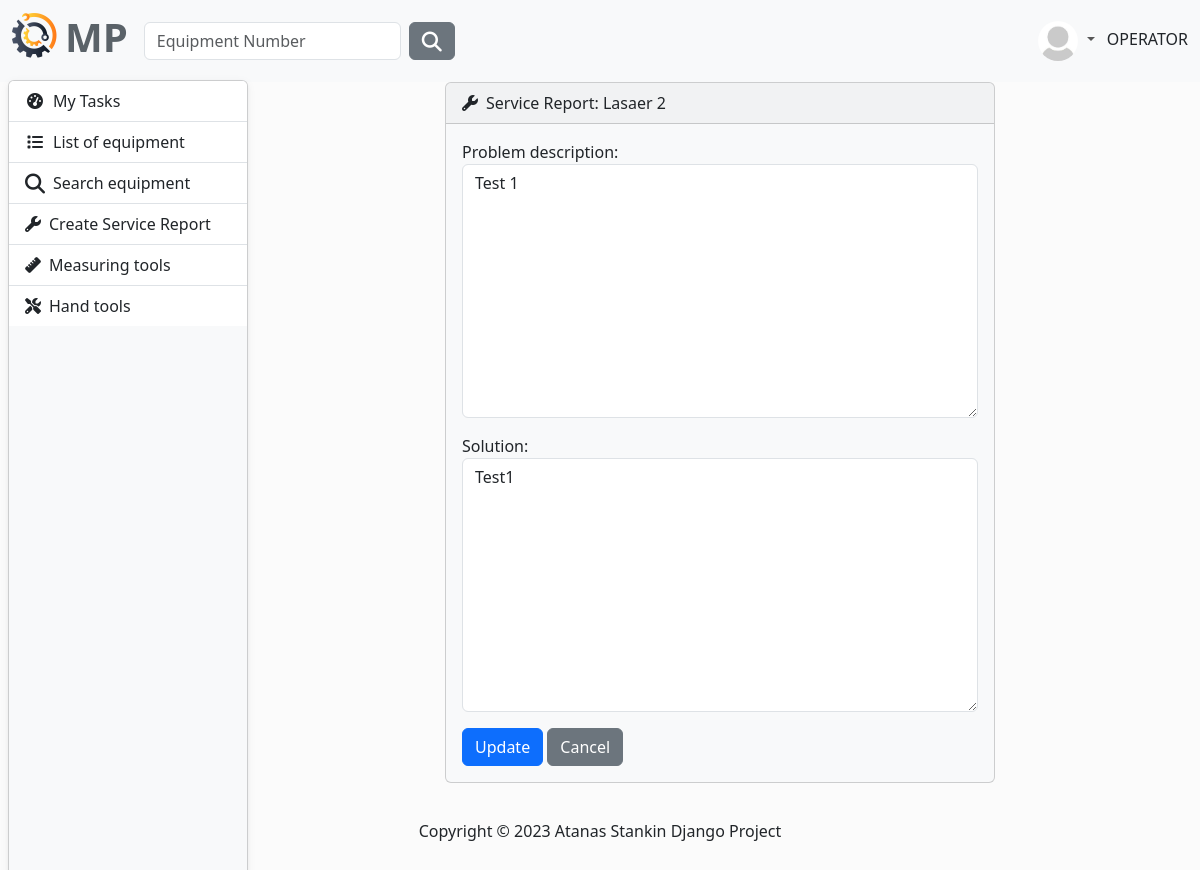
The app's page /service-history/report/update/3/ (signed in) with its own data.
### MaintenancePlanner/accounts/models.py (models this page shows, shortened)
class AppUser(AbstractUser, PermissionsMixin):
    first_name = models.CharField(
        max_length=30,
        validators=[
            MinLengthValidator(2),
            user_name_validator,
        ]
    )
    last_name = models.CharField(
        max_length=30,
        validators=[
            MinLengthValidator(2),
            user_name_validator,
        ]
    )
    email = models.EmailField(unique=True)
    class Role(models.TextChoices):
        MANAGER = "MANAGER", 'Manager'
        SUPERVISOR = "SUPERVISOR", 'Supervisor'
        OPERATOR = "OPERATOR", 'Operator'
    role = models.CharField(max_length=50, choices=Role.choices)

class Profile(models.Model):
    user = models.OneToOneField(AppUser, on_delete=models.CASCADE)
    image = models.ImageField(
        default='images/default.jpg',
        null=True,
        blank=True,
        upload_to='images/'
    )

### MaintenancePlanner/service_history/models.py (models this page shows)
class ServiceHistory(models.Model):
    created_on = models.DateTimeField(default=timezone.now)
    equipment = models.ForeignKey(
        to=Equipment,
        on_delete=models.CASCADE,
    )
    technician = models.ForeignKey(UserModel, on_delete=models.CASCADE)
    problem_description = models.TextField()
    solution = models.TextField()

### MaintenancePlanner/equipment/models.py (models this page shows)
class Equipment(models.Model):
    description = models.CharField(
        max_length=30,
        validators=[equipment_name_validator],
    )
    type = models.CharField(
        max_length=30,
        choices=TYPE_OF_EQUIPMENT
    )
    acquisition_date = models.DateField(
        blank=True,
        null=True,
        verbose_name='Acquisition Date',
    )
    acquisition_value = models.FloatField(
        blank=True,
        null=True,
        verbose_name='Acquisition Value',
    )
    currency_code = models.CharField(
        max_length=10,
        choices=CURRENCY_CHOICES,
        default='EUR',
    )
    year_of_manufacture = models.PositiveIntegerField(
        verbose_name='Year of Manufacture',
        null=True,
        blank=True,
    )
    manufacturer = models.CharField(
        max_length=30,
        blank=True,
        null=True,
    )
    model_number = models.CharField(
        max_length=30,
        blank=True,
        null=True,
        verbose_name='Model Number'
    )
    part_number = models.CharField(
        max_length=30,
        blank=True,
        null=True,
        verbose_name='Manufacturer Part Number',
    )
    serial_number = models.CharField(
        max_length=30,
        blank=True,
        null=True,
        verbose_name='Manufacturer Serial Number',
    )
    plant = models.ForeignKey(
        to=Plant,
        on_delete=models.CASCADE)
    department = models.ForeignKey(
        to=Department,
        on_delete=models.CASCADE)
    def __str__(self):
        return self.description

### MaintenancePlanner/service_history/views.py (the view, shortened to what this page needs)
# urls.py: path('report/update/<int:pk>/', ReportUpdateView.as_view(), name='update-report'),
class ReportUpdateView(LoginRequiredMixin, UpdateView):
    model = ServiceHistory
    template_name = 'update-report.html'
    form_class = ServiceHistoryUpdateForm

### MaintenancePlanner/service_history/forms.py
class ServiceHistoryUpdateForm(forms.ModelForm):
    class Meta:
        model = ServiceHistory
        exclude = ('equipment', 'created_on', 'technician')
        widgets = {
            'problem_description': forms.Textarea(attrs={'class': 'form-control'}),
            'solution': forms.Textarea(attrs={'class': 'form-control'}),
        }

### MaintenancePlanner/service_history/templates/update-report.html (shortened to what this page needs)
{% extends 'base.html' %}
{% load crispy_forms_filters %}
{% block content %}
    <div class="row justify-content-center">
            <div class="col-7">
                <div class="card bg-light mb-3" style="max-width: 200rem;">
                  <div class="card-header">
                      <i class="fa-solid fa-wrench la-lg me-2"></i>Service Report: {{ object.equipment }}
                  </div>
                  <div class="card-body">
                      <form action="" method="POST">
                          {{ form.as_p }}
                          <button type="submit" class="btn btn-primary">Update</button>
                          <a href="{% url 'home-page' %}" class="btn btn-secondary">Cancel</a>
                      </form>
                  </div>
            </div>
            </div>
        </div>
{% endblock %}

### templates/partials/navbar.html (shortened to what this page needs)
{% load static %}
<nav class="navbar navbar-expand-lg bg-light" data-bs-theme="light">
    <div class="container-fluid">
        <a class="navbar-brand" href="{% url 'home-page' %}">
            <ul class="navbar-nav ms-auto d-flex flex-row">
                <li><img class="logo me-2" src="{% static 'img/logo.png' %}" alt="logo"></li>
                <li><h1 style="color: #5a6268; font-weight: bold">MP</h1></li>
            </ul>
        </a>
        <div class="collapse navbar-collapse" id="navbarColor01">
            {% if user.is_authenticated %}
                <form class="d-flex" method=POST action="{% url 'search-equipment' %}">
                    <input class="form-control me-sm-2" type="search" placeholder="Equipment Number"
                           name="number">
                    <button class="btn btn-secondary my-2 my-sm-0" type="submit"><i
                            class="fa-solid fa-magnifying-glass fa-lg"></i></button>
                </form>
            {% endif %}
            <ul class="navbar-nav ms-auto d-flex flex-row">
                {% if not request.user.is_authenticated %}
                    <li class="nav-item">
                        <a class="nav-link" href="{% url 'login' %}"><i
                                class="fa-solid fa-right-to-bracket fa-lg me-2"></i>Sig In
                        </a>
                    </li>
                {% else %}
                    <li class="nav-item dropdown">
                        <div class="btn-group dropdown">
                            <a class="nav-link dropdown-toggle" data-bs-toggle="dropdown" href="#" role="button"
                               aria-haspopup="true" aria-expanded="false">
                                {% if user.profile.image %}
                                    <img src="{{ user.profile.image.url }}" class="rounded-circle" height="40"
                                         loading="lazy"/>
                                {% else %}
                                    <img src="{% static 'img/profile-img.png' %}" class="rounded-circle" height="40"
                                         loading="lazy"/>
                                {% endif %}
                            </a>
                        </div>
                        {{ request.user.role }}
                    </li>
                {% endif %}
            </ul>
        </div>
    </div>
</nav>

### static/css/layout.css (style rules this page uses)
body { background-color: #fbfbfb; }

### static/css/side-bar.css (style rules this page uses)
body { background-color: #fbfbfb; }

### records on screen
AppUser: profile.image (placeholder picture), user.role "OPERATOR"
ServiceHistory: equipment "Lasaer 2", problem_description "Test 1", solution "Test1"
